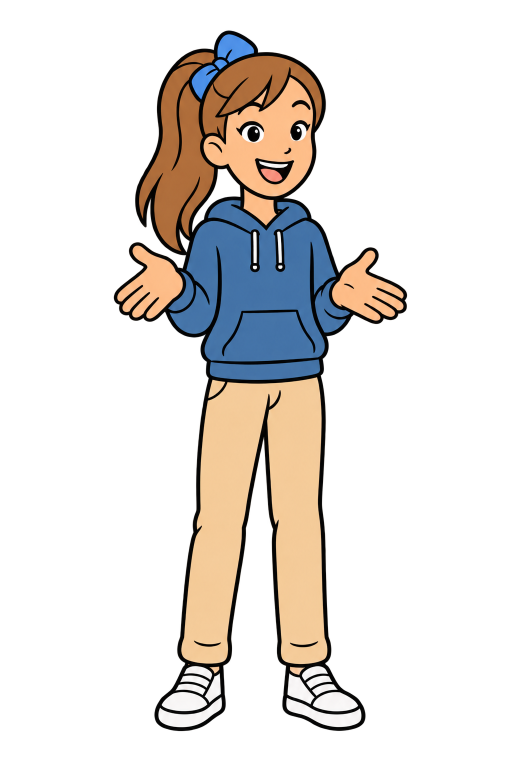
#> input picture docs/beelden/figuren/fien-aanmoedigend.png, 1024 x 1536 px, given in place of fien-zwaai.png, which was not available (shown at 1/2 size)
$ python knip-figuren.py
#> lines starting #> are read from the running program, lines starting #| are printed output that depends on the picture; after the words box and inside, x2 and y2 are one past the last pixel; in counts of white or black regions, pixels touching at a corner belong together
"""Maakt de prenten van Fien en Jef voor de app uit losse tekeningen met een
doorzichtige achtergrond.

Gebruik (vanuit de hoofdmap van het project, Python 3 met Pillow en numpy):
    python3 scripts/knip-figuren.py

Invoer:  docs/beelden/figuren/<wie>-<houding>.png
         twaalf losse tekeningen uit ChatGPT (28 november 2026), elk 1024 x 1536,
         met een doorzichtige achtergrond, de volledige figuur van hoofd tot schoenen.
Uitvoer: src/beelden/<wie>-<houding>.webp en src/beelden/maten.json

Houdingen: zwaai, duim, blij, trots, aanmoedigend, nadenkend; voor fien en jef.

Waarom zo (docs/beslissingen.md, 12q):
- De vorige prenten kwamen uit een blad met twaalf figuren (1536 x 1024): elke
  figuur was maar ongeveer 250 pixels breed. Ze waren wazig op een groot scherm,
  en het script moest de achtergrond zelf wegknippen. Dat gaf een harde rand
  (een pixel was doorzichtig of niet) en met 256 kleuren trapjes langs de lijnen.
- Nu is elke figuur een eigen tekening met een echte doorzichtige achtergrond.
  Het script knipt niets meer weg; de zachte randen van de tekening blijven.
- WebP met doorzichtigheid: alle kleuren en zachte randen, en toch klein
  (ongeveer tien keer kleiner dan een PNG met alle kleuren).

Wat het script doet:
- Losse spikkels rond de figuur (bijna doorzichtige ruis van de tekening) weg.
- Strak afbakenen op de figuur.
- Een schaal per kind, voor alle houdingen dezelfde: de lichaamslengte is de
  mediaan over de zes houdingen. Zo heeft Fien in elke houding dezelfde maat, en
  houden Fien en Jef hun verhouding (Jef is iets groter). Alle prenten van een
  soort hebben dezelfde hoogte, met de voeten op dezelfde lijn: er verspringt
  niets als een houding wisselt (K20).
- "zwaai" wordt de hele figuur (startscherm, strook van een spel, slotschermen).
  De andere houdingen worden afgesneden op de helft van de prent, ter hoogte
  van de zak van de trui: een gezichtje met bovenlijf naast de oefening.
- Twee keer zo groot als vroeger, zodat de figuren ook scherp zijn als het scherm
  meeschaalt op een groot scherm (schalen als een dia, 12p).
- maten.json bewaart breedte en hoogte van elke prent, zodat de code nooit een
  verhouding moet raden (bv. de figuren in de strook van "Over de beek").
"""

import json
from pathlib import Path

import numpy as np
from PIL import Image, ImageFilter

BRON = Path("docs/beelden/figuren")
DOEL = Path("src/beelden")

KINDEREN = ["fien", "jef"]
HOUDINGEN = ["zwaai", "duim", "blij", "trots", "aanmoedigend", "nadenkend"]

HOOGTE_HEEL = 720  # hele figuur: hoogte van de prent (vroeger 360)
HOOGTE_LIJF = 1200  # maat waarop de bovenlijven berekend worden (vroeger 600)
SNEDE = 0.50  # bovenlijf: dit deel van de prent, van boven gerekend
DREMPEL = 40  # alfa boven deze waarde telt als figuur
RAND = 4  # zo ver rond de figuur blijven de zachte randpixels staan
KWALITEIT = 92  # WebP-kwaliteit


def schoon(prent):
    """Haalt bijna doorzichtige ruis weg die niet tegen de figuur ligt, en bakent af."""
    alfa = prent.getchannel("A")
    figuur = alfa.point(lambda v: 255 if v > DREMPEL else 0)
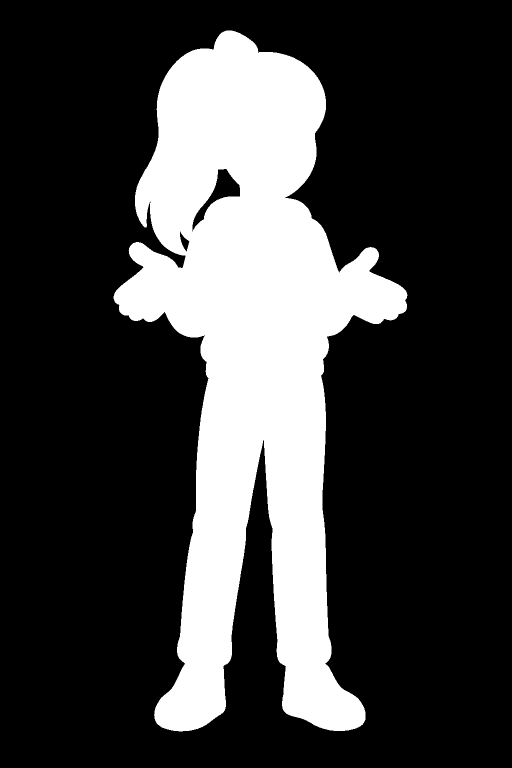
#> figuur: PIL image 1024x1536 L (shown at 1/2 size); 24.8% white; 1 white region, box (x1, y1, x2, y2) and area: (227, 61, 815, 1463) 390233
    # De zachte rand van de lijn hoort erbij: een paar pixels rond de figuur.
    houden = figuur.filter(ImageFilter.MaxFilter(2 * RAND + 1))
#> houden: PIL image 1024x1536 L; 26.6% white; 1 white region, box (x1, y1, x2, y2) and area: (223, 57, 819, 1467) 418057
    nieuw = Image.fromarray(np.minimum(np.array(alfa), np.array(houden)).astype("uint8"))
    prent = prent.copy()
#> prent is the input picture: PIL image 1024x1536 RGBA; mean R, G, B, A 52.8, 46, 39.9, 62.4
    prent.putalpha(nieuw)
    return prent.crop(figuur.getbbox())
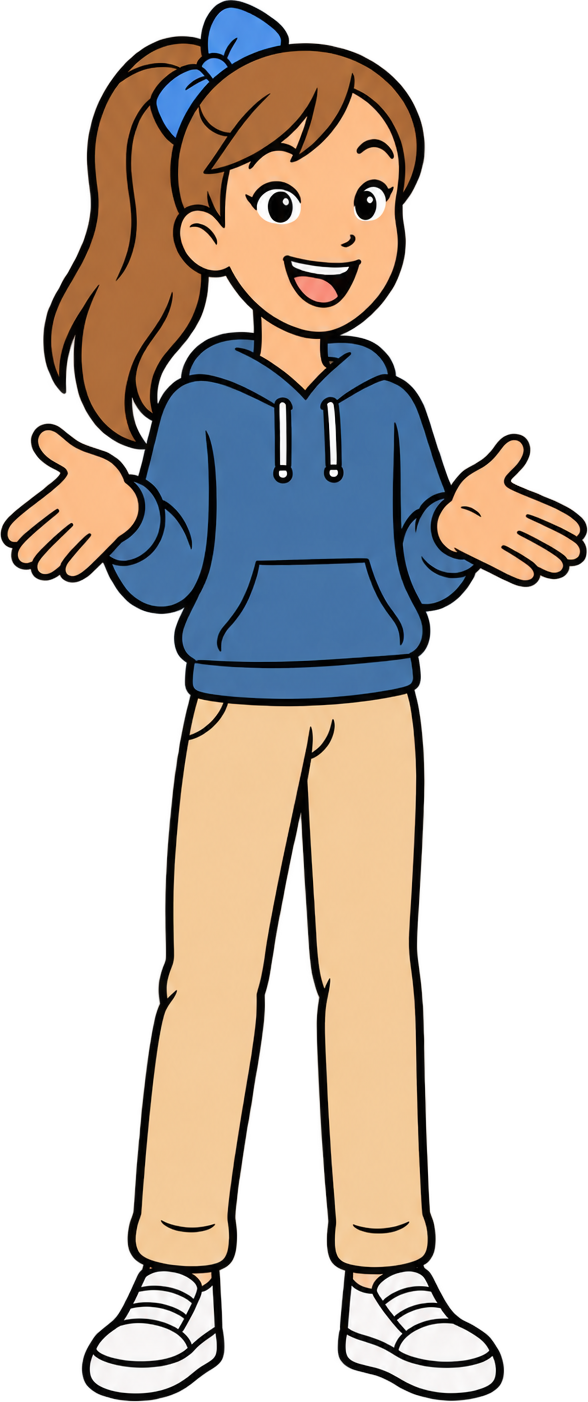
#> returned value: PIL image 588x1402 RGBA; mean R, G, B, A 93.8, 81.9, 71.1, 119.1; transparent parts drawn white


def op_doek(prent, schaal, doekhoogte):
    """Schaalt de figuur en zet ze met de voeten onderaan op een doorzichtig doek."""
    breedte, hoogte = round(prent.width * schaal), round(prent.height * schaal)
    geschaald = prent.resize((breedte, hoogte), Image.LANCZOS)
    doek = Image.new("RGBA", (breedte, doekhoogte), (0, 0, 0, 0))
    doek.paste(geschaald, (0, doekhoogte - hoogte))
    return doek


def bewaar(prent, naam, maten):
    prent.save(DOEL / f"{naam}.webp", "WEBP", quality=KWALITEIT, method=6)
    maten[naam] = {"breedte": prent.width, "hoogte": prent.height}
    print(naam, prent.size, (DOEL / f"{naam}.webp").stat().st_size // 1024, "kB")


def main():
    DOEL.mkdir(parents=True, exist_ok=True)
    prenten = {
        wie: {h: schoon(Image.open(BRON / f"{wie}-{h}.png").convert("RGBA")) for h in HOUDINGEN}
        for wie in KINDEREN
    }
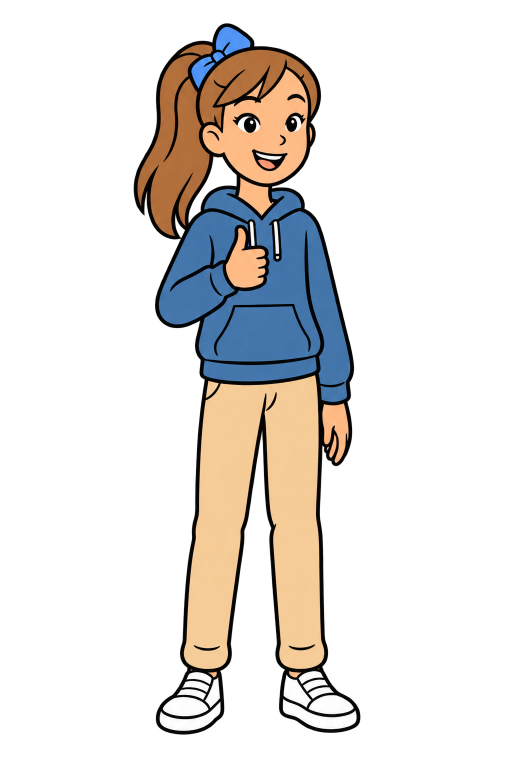
#> input picture docs/beelden/figuren/fien-duim.png, 1024 x 1536 px, found by its file name (shown at 1/2 size)
#> in schoon (call 2), `figuur = alfa.point(lambda v: 255 if v > DREMPEL else 0)`: figuur: PIL image 1024x1536 L; 24.1% white; 1 white region, box (x1, y1, x2, y2) and area: (267, 46, 721, 1470) 379630
#> in schoon (call 2), `houden = figuur.filter(ImageFilter.MaxFilter(2 * RAND + 1))`: houden: PIL image 1024x1536 L; 25.7% white; 1 white region, box (x1, y1, x2, y2) and area: (263, 42, 725, 1474) 404919
#> in schoon, prent is the input picture: PIL image 1024x1536 RGBA; mean R, G, B, A 48.4, 43.5, 39.2, 60.6
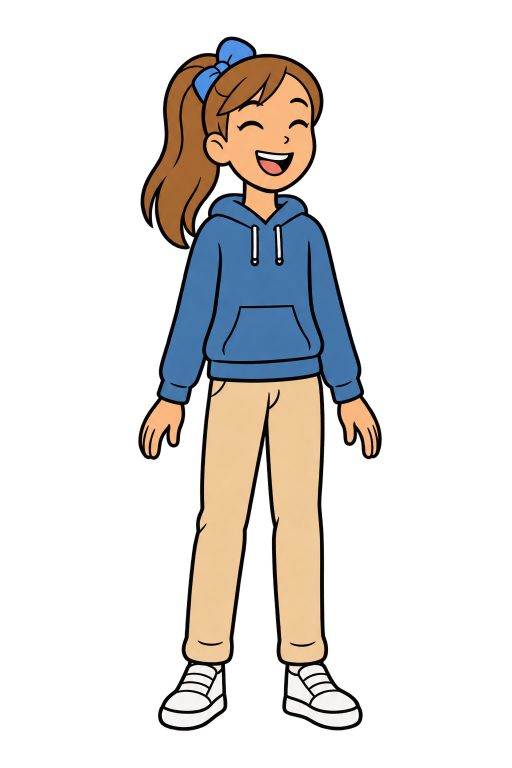
#> input picture docs/beelden/figuren/fien-blij.png, 1024 x 1536 px, found by its file name (shown at 1/2 size)
#> in schoon (call 3), `figuur = alfa.point(lambda v: 255 if v > DREMPEL else 0)`: figuur: PIL image 1024x1536 L; 24.3% white; 1 white region, box (x1, y1, x2, y2) and area: (276, 73, 764, 1462) 381933
#> in schoon (call 3), `houden = figuur.filter(ImageFilter.MaxFilter(2 * RAND + 1))`: houden: PIL image 1024x1536 L; 26.1% white; 1 white region, box (x1, y1, x2, y2) and area: (272, 69, 768, 1466) 410376
#> in schoon, prent is the input picture: PIL image 1024x1536 RGBA; mean R, G, B, A 48, 43.7, 39.7, 61
#> in schoon (call 3), `return prent.crop(figuur.getbbox())`:
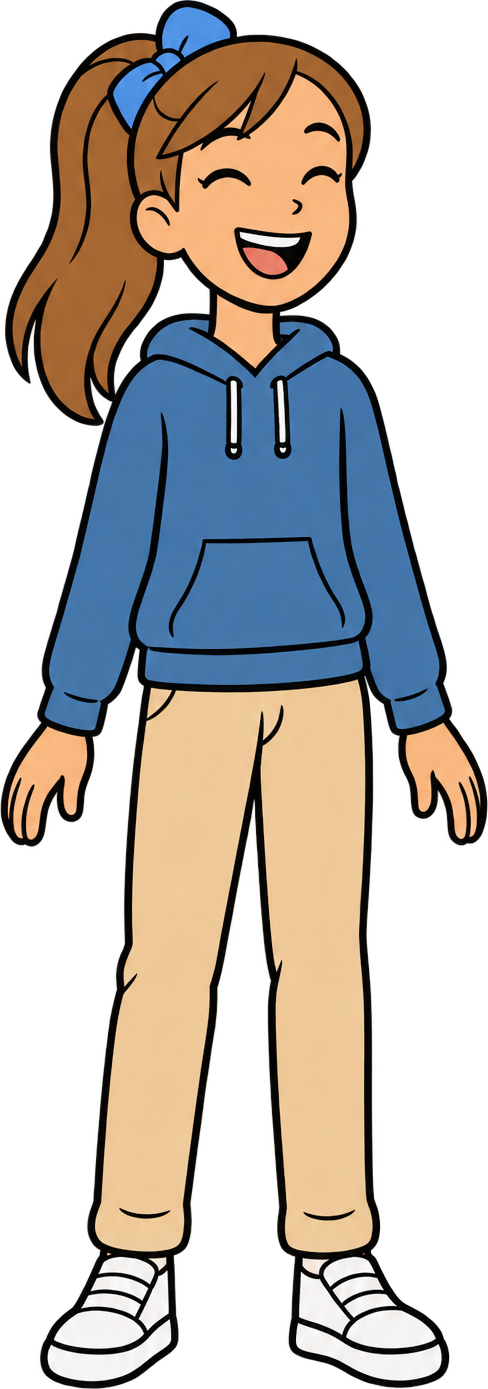
#> returned value: PIL image 488x1389 RGBA; mean R, G, B, A 101.2, 92.6, 84.1, 141.4; transparent parts drawn white
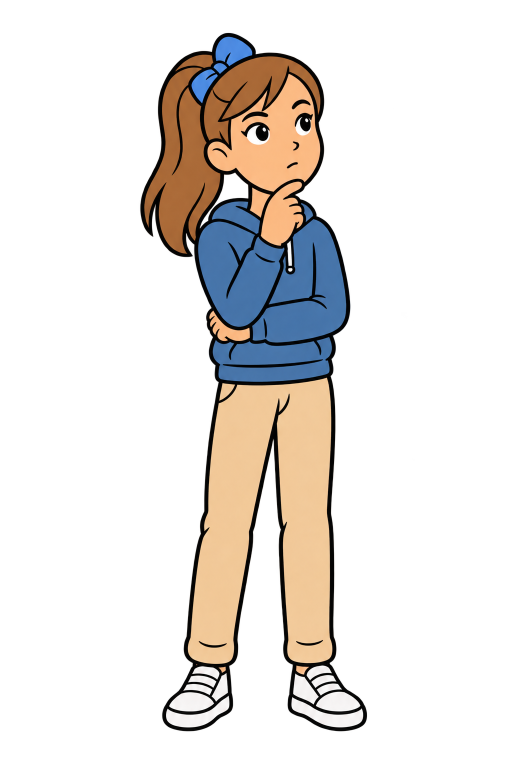
#> input picture docs/beelden/figuren/fien-nadenkend.png, 1024 x 1536 px, found by its file name (shown at 1/2 size)
#> in schoon (call 6), `figuur = alfa.point(lambda v: 255 if v > DREMPEL else 0)`: figuur: PIL image 1024x1536 L; 22.7% white; 1 white region, box (x1, y1, x2, y2) and area: (280, 66, 734, 1463) 357157
#> in schoon (call 6), `houden = figuur.filter(ImageFilter.MaxFilter(2 * RAND + 1))`: houden: PIL image 1024x1536 L; 24.2% white; 1 white region, box (x1, y1, x2, y2) and area: (276, 62, 738, 1467) 380855
#> in schoon, prent is the input picture: PIL image 1024x1536 RGBA; mean R, G, B, A 46.9, 41.1, 36.1, 57.1
#> in schoon (call 6), `return prent.crop(figuur.getbbox())`:
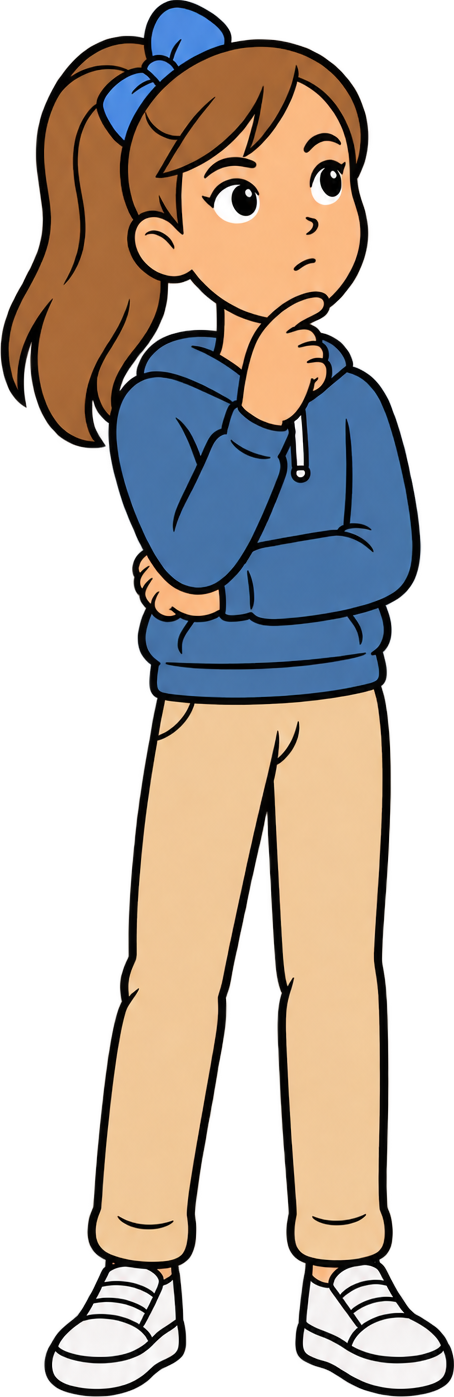
#> returned value: PIL image 454x1397 RGBA; mean R, G, B, A 105.7, 92.6, 81.2, 141.5; transparent parts drawn white
    # De lichaamslengte per kind: de mediaan over de zes houdingen.
    lengte = {wie: float(np.median([p.height for p in lijst.values()])) for wie, lijst in prenten.items()}
    grootste = max(lengte.values())

    maten = {}
    for wie, lijst in prenten.items():
        verhouding = lengte[wie] / grootste
        for houding, prent in lijst.items():
            if houding == "zwaai":
                schaal = HOOGTE_HEEL * verhouding / lengte[wie]
                bewaar(op_doek(prent, schaal, HOOGTE_HEEL), f"{wie}-{houding}", maten)
            else:
                schaal = HOOGTE_LIJF * verhouding / lengte[wie]
                doek = op_doek(prent, schaal, HOOGTE_LIJF)
                lijf = doek.crop((0, 0, doek.width, round(HOOGTE_LIJF * SNEDE)))
                # Lege kolommen links en rechts weg (armen en benen onder de snede).
                kader = lijf.getchannel("A").point(lambda v: 255 if v > 0 else 0).getbbox()
                lijf = lijf.crop((kader[0], 0, kader[2], lijf.height))
                bewaar(lijf, f"{wie}-{houding}", maten)

    (DOEL / "maten.json").write_text(json.dumps(maten, indent=2) + "\n")


if __name__ == "__main__":
#> (the run stopped early here; a loop or call above may not have finished)
